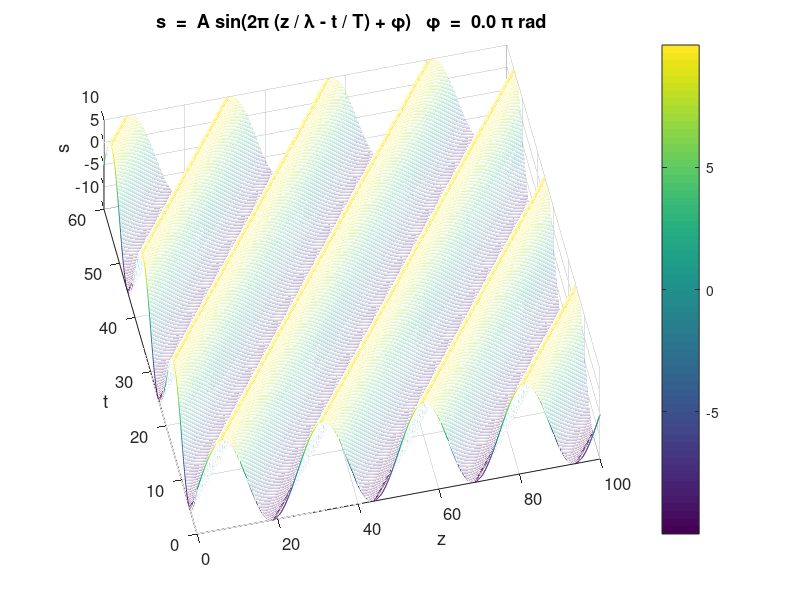
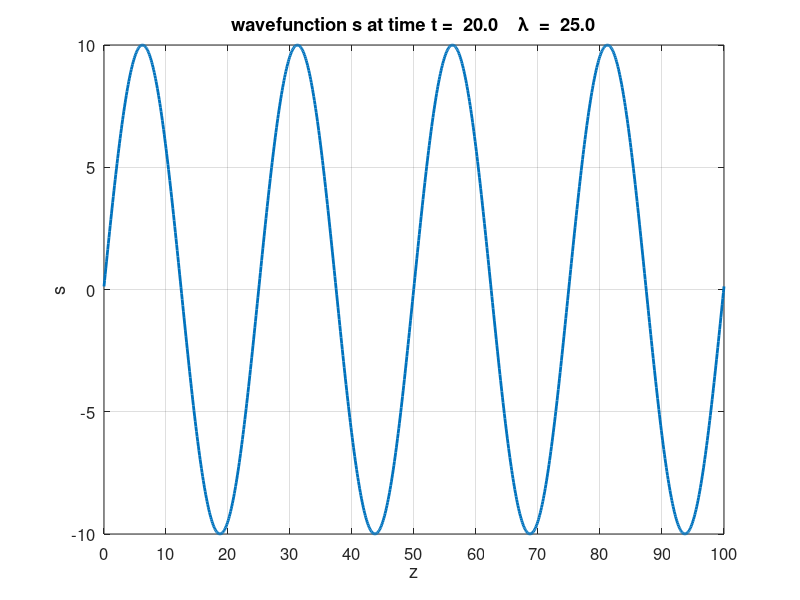
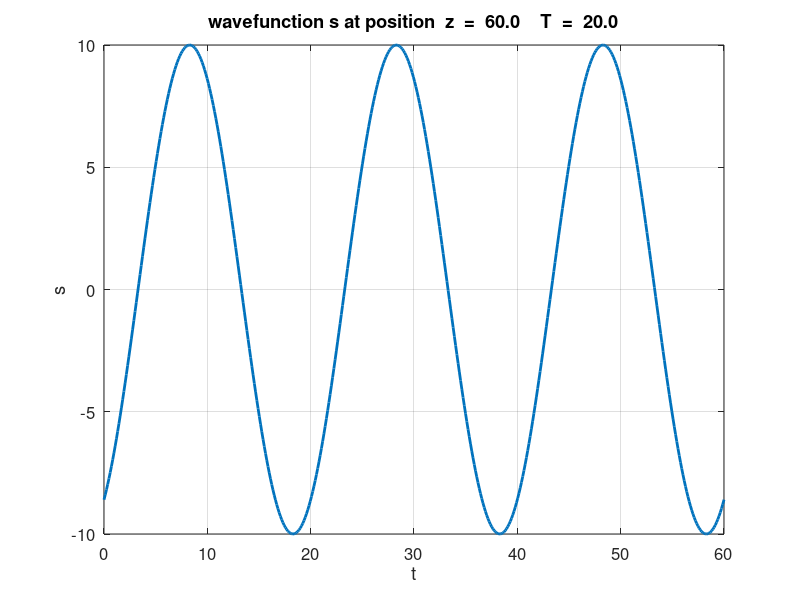

Here is the MATLAB script that generated these plots, in order:
% wm_ttw2.m

% [3D] view of the wave function for a travelling wave 
%    propagating in the Z direction

% John A Sims 
% email: john.sims@ufabc.edu.br
% Universidade Federal do ABC 
% http://www.ufabc.edu.br/
% Biomedical Engineering Department,
% Centro de Engenharia, Modelagem e Ciencias Sociais Aplicadas.
% (Centre for Engineering, modelling and applied social sciences)
% Rua Arcturus (Jd Antares)
% Anchieta
% 09606070 - Sao Bernardo do Campo, SP - Brasil

% Ian Cooper
% email: ian.cooper@sydney.edu.au
% School of Physics, University of Sydney
% 180127
% DOING PHYSICS WITH MATLAB 
%    ../mphome.htm
%    http://www.physics.usyd.edu.au/teach_res/mp/doc/wm_ttw.htm


clear all
close all
clc


% =======================================================================
% TRAVELLING WAVE INPUT PARAMETERS
%   S.I. units for all quantities
%   Default values given in brakets
% =======================================================================
   A = 10;       %  amplitude  (10)
   L = 25;       %  wavelength  (25)
   T = 20;       %  period  (20)
   nT = 3;       %  no. periods for animation  (4)
   nX = 4;       %  no. wavelengths displayed (3)
   Nx = 1000;    %  Number of grid X grid points (2076)
   Nt = 500;     %  Number of time steps (200)
   phi = 0;         % phase angle [0 rad]

   
% =======================================================================
%   CALCULATIONS
% =======================================================================
   w = 2*pi / T;    %  angular frequency 
   k = 2*pi / L;    %  wave number k
   tMax = nT * T;   %  max time interval for animation
   zMax = nX * L;   %  max Z distance
  
   t = linspace(0,tMax,Nt);   % grid points for time 
   z = linspace(0,zMax,Nx);   % grid points for Z axis
   
    
%  Wave function s(z,t) ---------------------------------------------
%    Calculate all data and store it in S, rows are z, cols t. 
%    Later, phase relationship between all particles in an instant 
%    of time (i.e spatial domain information) will be taken from , 
%    rows of S and time (temporal domain) for a single particle 
%    taken from columns.
   s = zeros(Nx,Nt); 
   
% Time loop   
   for c = 1 : Nt
     s(:,c) = A .* sin(k.*z - w*t(c) + phi);
   end

% Wavefunction at a constant z and a constant t   
     Pt = find(t > 20,1)-1;
     Pz = find(z > 60,1)-1;
     st = s(Pt,:);
     
     sz = s(:,Pt);
   
% =======================================================================     
%   GRAPHICS 
% =======================================================================
figure(1)
pos = [0.05 0.1 0.3 0.3];
   set(gcf,'Units','normalized');
   set(gcf,'Position',pos);
   set(gcf,'color','w');
   [zz, tt] = meshgrid(z,t);
   mesh(zz,tt,s');
   colorbar;
   xlabel('z');
   ylabel('t');
   zlabel('s');
   view(-13,75);
   set(gca,'fontsize',12);
   tm1 = 's  =  A sin(2\pi (z / \lambda - t / T) + \phi)   \phi  =  ';
   tm2 = num2str(phi/pi, '%3.1f');
   tm3 = ' \pi rad';
   tm = [tm1 tm2 tm3];
   title(tm)
   
figure(2)
pos = [0.37 0.1 0.3 0.3];
   set(gcf,'Units','normalized');
   set(gcf,'Position',pos);
   set(gcf,'color','w'); 
   xP = z; yP = sz;
   plot(xP,yP,'linewidth',2);
  
   xlabel('z');
   ylabel('s');
   tm1 = 'wavefunction s at time t =  ';
   tm2 = num2str(t(Pt), '%3.1f \n');
   tm3 = '    \lambda  =  ';
   tm4 = num2str(L,'%2.1f \n');
   tm = [tm1 tm2 tm3 tm4];
   title(tm);
   grid on
   set(gca,'xTick',0:10:100);
   set(gca,'fontsize',12);
   
 figure(3)
   pos = [0.69 0.1 0.3 0.3];
   set(gcf,'Units','normalized');
   set(gcf,'Position',pos);
   set(gcf,'color','w'); 
   xP = t; yP = st;
   plot(xP,yP,'linewidth',2);
   xlabel('t');
   ylabel('s');
   tm1 = 'wavefunction s at position  z  =  ';
   tm2 = num2str(z(Pz), '%3.1f \n');
   tm3 = '    T  =  ';
   tm4 = num2str(T,'%2.1f \n');
   tm = [tm1 tm2 tm3 tm4];
   title(tm);
   grid on
   set(gca,'fontsize',12);
